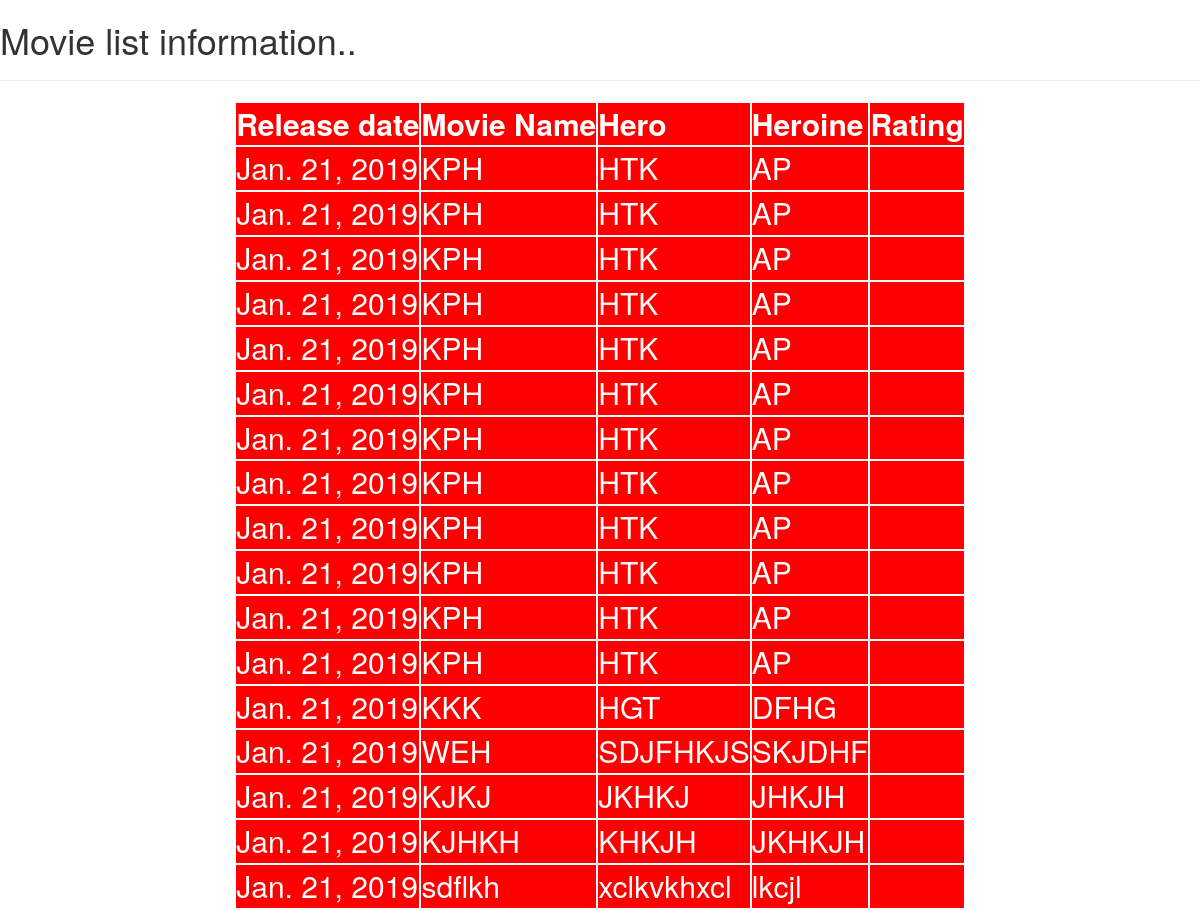
/listmovie/, run on the app's committed database.
### testapp/models.py (models this page shows)
class Movie(models.Model):
    rdate=models.DateField()
    moviename=models.CharField(max_length=30)
    hero=models.CharField(max_length=30)
    heroine=models.CharField(max_length=30)
    ratting=models.IntegerField()

### testapp/views.py (the view)
# urls.py: path('listmovie/', views.listmovie),
def listmovie(request):
    movie_list=Movie.objects.all()
    return render(request, 'testapp/listmovie.html', {'movie_list':movie_list})

### templates/testapp/listmovie.html (shortened to what this page needs)
<!DOCTYPE html>
{%load staticfiles%}
<html lang="en" dir="ltr">
  <head>
    <link rel="stylesheet" href="https://maxcdn.bootstrapcdn.com/bootstrap/3.3.7/css/bootstrap.min.css"
>
    <link rel="stylesheet" href="{% static "css/movie.css"%}">
  </head>
  <body>
      <h1>Movie list information..</h1><hr>
      {% if movie_list %}
      <table>
        <thead>
          <th>Release date</th>
          <th>Movie Name</th>
          <th>Hero</th>
          <th>Heroine</th>
          <th>Rating</th>
        </thead>
        {% for movie in movie_list %}
        <tr>
          <td>{{movie.rdate}}</td>
          <td>{{movie.moviename}}</td>
          <td>{{movie.hero}}</td>
          <td>{{movie.heroine}}</td>
          <td>{{movie.rating}}</td>
        </tr>
        {% endfor %}
        {% else %}
        <p>No movie data</p>
        {% endif %}
      </table>
  </body>
</html>

### static/css/movie.css (style rules this page uses)
body { background: url(https://media.gettyimages.com/photos/the-fifa-world-cup-is-pictured-at-the-city-hall-on-may-25-2006-in-picture-id71050288?s=612x612); background-repeat: no-repeat; background-size: cover; }
table, tr, td, thead, th { border: 2px solid white; font-size: 30px; color: white; background: red; margin: auto; }

### data on the page
Movie: rdate "Jan. 21, 2019", moviename "KPH", hero "HTK", heroine "AP"
Movie: rdate "Jan. 21, 2019", moviename "KPH", hero "HTK", heroine "AP"
Movie: rdate "Jan. 21, 2019", moviename "KPH", hero "HTK", heroine "AP"
Movie: rdate "Jan. 21, 2019", moviename "KPH", hero "HTK", heroine "AP"
Movie: rdate "Jan. 21, 2019", moviename "KPH", hero "HTK", heroine "AP"
Movie: rdate "Jan. 21, 2019", moviename "KPH", hero "HTK", heroine "AP"
Movie: rdate "Jan. 21, 2019", moviename "KPH", hero "HTK", heroine "AP"
Movie: rdate "Jan. 21, 2019", moviename "KPH", hero "HTK", heroine "AP"
Movie: rdate "Jan. 21, 2019", moviename "KPH", hero "HTK", heroine "AP"
Movie: rdate "Jan. 21, 2019", moviename "KPH", hero "HTK", heroine "AP"
Movie: rdate "Jan. 21, 2019", moviename "KPH", hero "HTK", heroine "AP"
Movie: rdate "Jan. 21, 2019", moviename "KPH", hero "HTK", heroine "AP"
Movie: rdate "Jan. 21, 2019", moviename "KKK", hero "HGT", heroine "DFHG"
Movie: rdate "Jan. 21, 2019", moviename "WEH", hero "SDJFHKJS", heroine "SKJDHF"
Movie: rdate "Jan. 21, 2019", moviename "KJKJ", hero "JKHKJ", heroine "JHKJH"
Movie: rdate "Jan. 21, 2019", moviename "KJHKH", hero "KHKJH", heroine "JKHKJH"
Movie: rdate "Jan. 21, 2019", moviename "sdflkh", hero "xclkvkhxcl", heroine "lkcjl"
